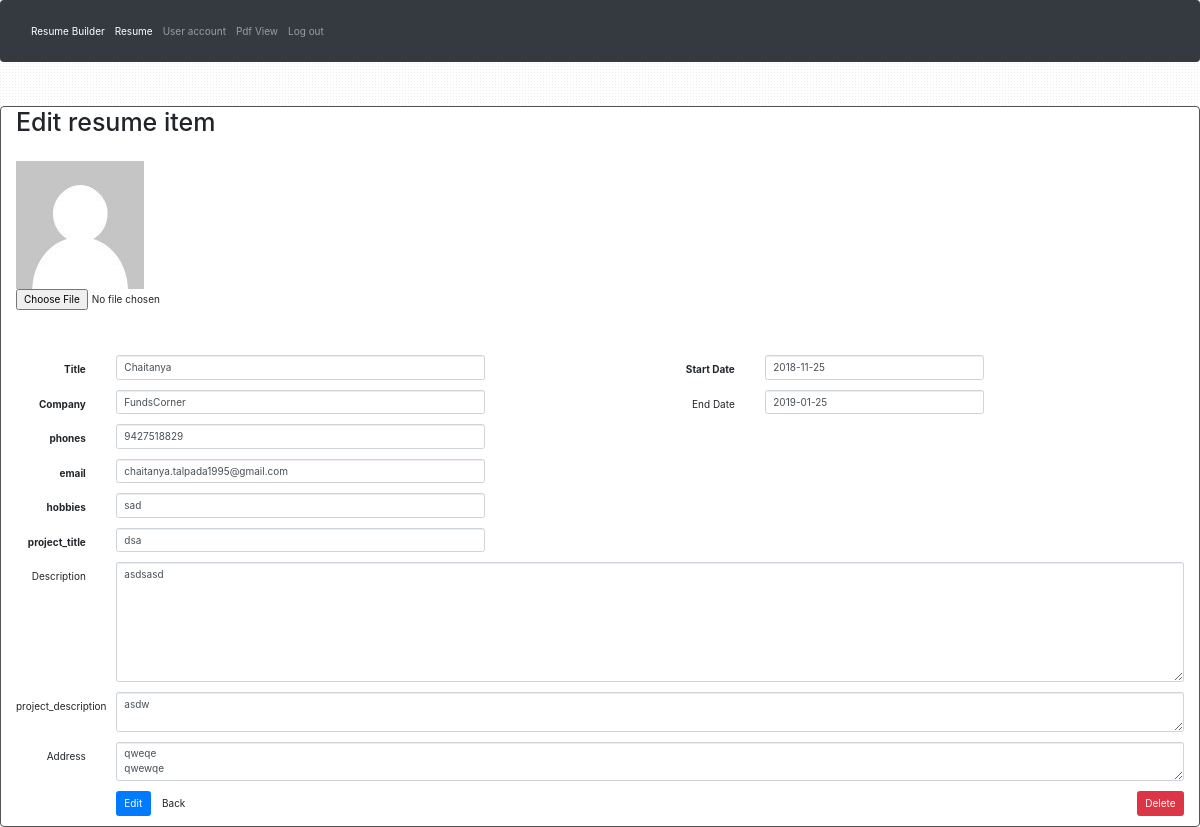
/resume/item/edit/1/ (signed in), run on the app's committed database.
### apps/resume/models.py (models this page shows, shortened)
class ResumeItem(models.Model):
    user = models.ForeignKey('auth.User', on_delete=models.CASCADE)
    title = models.CharField(max_length=127)
    company = models.CharField(max_length=127)
    phones = models.CharField(max_length=10)
    email = models.CharField(max_length=100)
    start_date = models.DateField()
    end_date = models.DateField(null=True, blank=True)
    project_title = models.CharField(max_length=100, null=True)
    project_description = models.CharField(max_length=500,null=True)
    hobbies = models.CharField(max_length=50,null=True)
    description = models.TextField(max_length=2047, blank=True)
    address = models.TextField(max_length=2047, blank=True)
    image = models.ImageField(upload_to='images/' ,null= True, blank=True)

### apps/resume/views.py (the view)
@login_required
def resume_item_edit_view(request, resume_item_id):
    try:
        resume_item = ResumeItem.objects\
            .filter(user=request.user)\
            .get(id=resume_item_id)
    except ResumeItem.DoesNotExist:
        raise Http404
    template_dict = {}
    if request.method == 'POST':
        if 'delete' in request.POST:
            resume_item.delete()
            return redirect(resume_view)
        form = ResumeItemForm(request.POST, instance=resume_item)
        if form.is_valid():
            form.save()
            form = ResumeItemForm(instance=resume_item)
            template_dict['message'] = 'Resume item updated'
    else:
        form = ResumeItemForm(instance=resume_item)
    template_dict['form'] = form
    return render(request, 'resume/resume_item_edit.html', template_dict)

### apps/resume/forms.py
class ResumeItemForm(forms.ModelForm):
    class Meta:
        model = ResumeItem
        fields = ['title', 'company', 'start_date', 'end_date', 'description','phones','email','hobbies','project_description','project_title','address','image']

### apps/resume/templates/resume/resume_item_edit.html (shortened to what this page needs)
{% extends "resume/resume_item_base.html" %}
{% block resume_item_header_text %}Edit resume item{% endblock %}
{% block resume_item_submit_button_text %}Edit{% endblock %}
{% block resume_item_additional_buttons %}
    <button type="submit" name="delete" class="btn btn-danger delete-button">
      Delete
    </button>
{% endblock %}

### apps/resume/templates/resume/resume_item_base.html (shortened to what this page needs)
{% extends "base_logged_in.html" %}
{% load static %}
{% block content %}
  <div class="container-fluid">
    <div class="row content-section resume-item-form-container">
      <div class="col-xs-12">
    <h1 class="resume-item-header">{% block resume_item_header_text %}{% endblock %}</h1>
       <form action="form-horizontal" method="post" enctype="multipart/form-data">
          <img src="{% static 'headshot.jpg' %}" alt="Snow" ><input type="file" name="image"><button class="btn"></button></br></br></br>
       </form>
    <form class="form-horizontal" action="" method="post">
      <div class="row">
        <div class="col-sm-6">
          <div class="form-group">
            <label for="inputTitle" class="col-sm-2 control-label">Title</label>
            <div class="col-sm-8">
              <input type="text" name="title" id="inputTitle"
                     required maxlength="127"
                     class="form-control" aria-label="Title"
                     {% if form.title.value %}value="{{ form.title.value }}"{% endif %}>
            </div>
          </div>
          <div class="form-group">
            <label for="inputCompany" class="col-sm-2 control-label">Company</label>
            <div class="col-sm-8">
              <input type="text" name="company" id="inputCompany"
                     required maxlength="127"
                     class="form-control" aria-label="Company"
                     {% if form.company.value %}value="{{ form.company.value }}"{% endif %}>
            </div>
          </div>
          <div class="form-group">
            <label for="inputphones" class="col-sm-2 control-label">phones</label>
            <div class="col-sm-8">
              <input type="text" name="phones" id="inputphones"
                     required maxlength="127"
                     class="form-control" aria-label="phones"
                     {% if form.phones.value %}value="{{ form.phones.value }}"{% endif %}>
            </div>
          </div>
          <div class="form-group">
            <label for="inputemail" class="col-sm-2 control-label">email</label>
            <div class="col-sm-8">
              <input type="text" name="email" id="inputemail"
                     required maxlength="127"
                     class="form-control" aria-label="email"
                     {% if form.email.value %}value="{{ form.email.value }}"{% endif %}>
            </div>
          </div>
          <div class="form-group">
            <label for="inputhobbies" class="col-sm-2 control-label">hobbies</label>
            <div class="col-sm-8">
              <input type="text" name="hobbies" id="inputhobbies"
                     required maxlength="127"
                     class="form-control" aria-label="hobbies"
                     {% if form.hobbies.value %}value="{{ form.hobbies.value }}"{% endif %}>
            </div>
          </div>
          <div class="form-group">
            <label for="inputproject_title" class="col-sm-2 control-label">project_title</label>
            <div class="col-sm-8">
              <input type="text" name="project_title" id="inputproject_title"
                     required maxlength="127"
                     class="form-control" aria-label="email"
                     {% if form.project_title.value %}value="{{ form.project_title.value }}"{% endif %}>
            </div>
          </div>
        </div>
        <div class="col-sm-6">
          <div class="form-group">
            <label for="inputStartDate" class="col-sm-3 control-label">Start Date</label>
            <div class="col-sm-5">
              <input type="text" name="start_date" id="inputStartDate"
                     required placeholder="YYYY-MM-DD"
                     class="form-control" aria-label="Start Date"
                     {% if form.start_date.value %}value="{{ form.start_date.value.isoformat }}"{% endif %}>
            </div>
          </div>
          <div class="form-group">
            <label for="inputEndDate" class="col-sm-3 control-label non-required">End Date</label>
            <div class="col-sm-5">
              <input type="text" name="end_date" id="inputEndDate"
                     placeholder="YYYY-MM-DD"
                     class="form-control" aria-label="End Date"
                     {% if form.end_date.value %}value="{{ form.end_date.value.isoformat }}"{% endif %}>
            </div>
          </div>
        </div>
      </div>
      <div class="row">
        <div class="col-sm-12">
          <div class="form-group">
            <label for="inputDescription" class="col-sm-1 control-label non-required">Description</label>
            <div class="col-sm-11">
              <textarea type="text" name="description" id="inputDescription"
                        maxlength="2047"
                        class="form-control" aria-label="Description"
              >{% if form.description.value %}{{ form.description.value }}{% endif %}</textarea>
            </div>
          </div>
        </div>
      </div>
      <div class="row">
        <div class="col-sm-12">
          <div class="form-group">
            <label for="inputproject_description" class="col-sm-1 control-label non-required">project_description</label>
            <div class="col-sm-11">
              <textarea type="text" name="project_description" id="inputproject_description"
                        maxlength="2047"
                        class="form-control" aria-label="project_description"
              >{% if form.project_description.value %}{{ form.project_description.value }}{% endif %}</textarea>
            </div>
          </div>
        </div>
      </div>
      <div class="row">
        <div class="col-sm-12">
          <div class="form-group">
            <label for="inputaddress" class="col-sm-1 control-label non-required">Address</label>
            <div class="col-sm-11">
              <textarea type="text" name="address" id="inputaddress"
                        maxlength="2047"
                        class="form-control" aria-label="address"
              >{% if form.address.value %}{{ form.address.value }}{% endif %}</textarea>
            </div>
          </div>
        </div>
      </div>
      <div class="row">
        <div class="col-sm-12">
          <div class="form-group">
            <div class="col-sm-offset-1 col-sm-11 submit-col">
              <button type="submit" class="btn btn-primary">
                {% block resume_item_submit_button_text %}{% endblock %}
              </button>
              <a class="btn btn-default" href="/resume/">Back</a>
              {% block resume_item_additional_buttons %}{% endblock %}
            </div>
          </div>
        </div>
      </div>
    </form>
      </div>
    </div>
  </div>
{% endblock %}

### apps/resume/templates/resume/resume_item_base.html (style rules this page uses)
div.resume-item-form-container { margin-top: 24px; }
h1.resume-item-header { margin-bottom: 24px; }
textarea#inputDescription { height: 120px; }

### apps/resume/templates/resume/resume_item_edit.html (style rules this page uses)
button.delete-button { float: right; }

### data on the page
ResumeItem: title "Chaitanya", company "FundsCorner", phones "9427518829", email "chaitanya.talpada1995@gmail.com", hobbies "sad", project_title "dsa", description "asdsasd", project_description "asdw", address "qweqe qwewqe"
